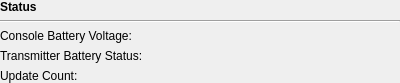
<?xml version="1.0" encoding="UTF-8"?>
<ui version="4.0">
 <class>StatusWidget</class>
 <widget class="QWidget" name="StatusWidget">
  <property name="geometry">
   <rect>
    <x>0</x>
    <y>0</y>
    <width>400</width>
    <height>81</height>
   </rect>
  </property>
  <property name="maximumSize">
   <size>
    <width>16777215</width>
    <height>81</height>
   </size>
  </property>
  <property name="windowTitle">
   <string>Form</string>
  </property>
  <layout class="QGridLayout" name="gridLayout">
   <property name="leftMargin">
    <number>0</number>
   </property>
   <property name="topMargin">
    <number>0</number>
   </property>
   <property name="rightMargin">
    <number>0</number>
   </property>
   <property name="bottomMargin">
    <number>0</number>
   </property>
   <item row="0" column="0">
    <layout class="QGridLayout" name="statusLayout">
     <item row="3" column="1">
      <widget class="QLabel" name="lblTxBattery">
       <property name="text">
        <string/>
       </property>
      </widget>
     </item>
     <item row="0" column="0">
      <widget class="QLabel" name="label_11">
       <property name="text">
        <string>&lt;b&gt;Status&lt;/b&gt;</string>
       </property>
      </widget>
     </item>
     <item row="2" column="0">
      <widget class="QLabel" name="label_13">
       <property name="text">
        <string>Console Battery Voltage:</string>
       </property>
      </widget>
     </item>
     <item row="3" column="0">
      <widget class="QLabel" name="label_17">
       <property name="text">
        <string>Transmitter Battery Status:</string>
       </property>
      </widget>
     </item>
     <item row="4" column="1">
      <widget class="QLabel" name="lblUpdateCount">
       <property name="text">
        <string/>
       </property>
      </widget>
     </item>
     <item row="4" column="0">
      <widget class="QLabel" name="label_19">
       <property name="text">
        <string>Update Count:</string>
       </property>
      </widget>
     </item>
     <item row="2" column="1">
      <widget class="QLabel" name="lblConsoleBattery">
       <property name="text">
        <string/>
       </property>
      </widget>
     </item>
     <item row="1" column="0" colspan="2">
      <widget class="Line" name="line_2">
       <property name="orientation">
        <enum>Qt::Horizontal</enum>
       </property>
      </widget>
     </item>
    </layout>
   </item>
  </layout>
 </widget>
 <resources/>
 <connections/>
</ui>
